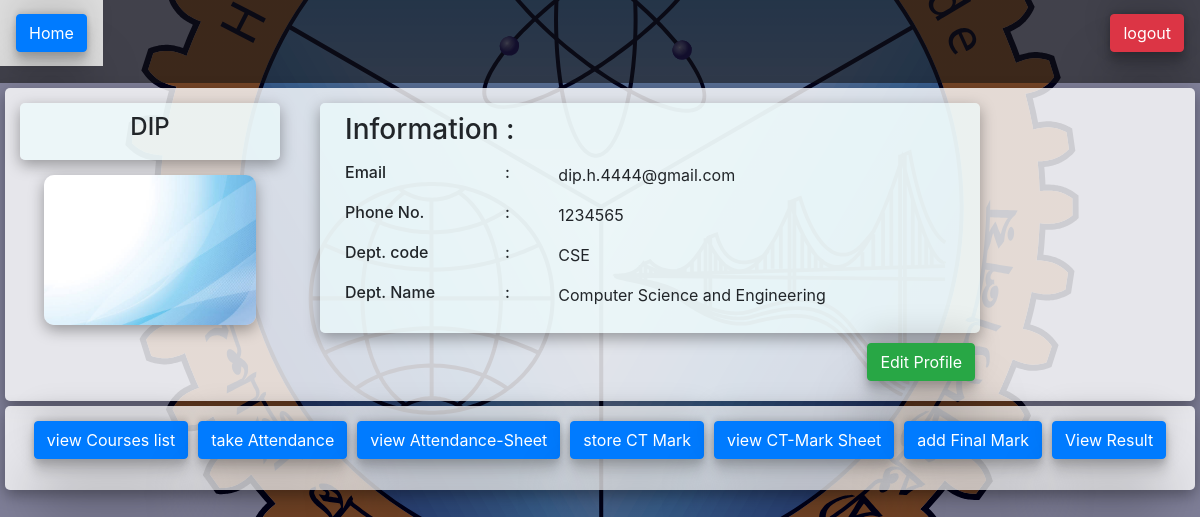
Page /teacher.php (signed in) on the committed database.
### tables this page shows
CREATE TABLE `photo` (
  `id` int(11) NOT NULL,
  `personID` int(11) NOT NULL,
  `image_url` varchar(300) NOT NULL
);

CREATE TABLE `dept` (
  `deptid` int(11) NOT NULL,
  `deptcode` varchar(10) NOT NULL,
  `deptname` varchar(100) NOT NULL
);

### teacher.php (the view, shortened to what this page needs)
<?php
require 'connect_DB.php';
$id =    $_SESSION['id'];
$dtlogin='login';
$s = "select * from $dtlogin where id=$id   ";
$r = mysqli_query($con,$s);
$v = mysqli_fetch_assoc($r);
$name=$v['name'];
$email= $v['email'];
$phone=$v['phone'];
$dtPhoto='photo';
?>
<html>
<head>
<link rel="stylesheet" type="text/css" href="https://stackpath.bootstrapcdn.com/bootstrap/4.3.1/css/bootstrap.min.css">
<link rel="stylesheet" type="text/css" href="sstyle.css">
</head>
<body>
<div class="topnav">
  <form  method='post'>
            <button type="submit" class="btn btn-primary " name="viewprofile" >Home</button>
        </form>
    <a class="split" href="logout.php"><button class="btn btn-danger ">logout</button> </a>
</div>
<div id="profileid" >
<div class="list">
    <div class="row">
            <div class="col-sm-3">
                <div class="minibox">
                    <div class="d-flex justify-content-center">
                        <p><h4><?php echo $name ?></h4></p>
                    </div>
                </div>
                    <?php
                    $sql = "SELECT * FROM $dtPhoto WHERE personID=$id ORDER BY id DESC";
                    $res = mysqli_query($con,  $sql);
                    if (mysqli_num_rows($res) != 0) {
          	            $image = mysqli_fetch_assoc($res)
                            ?>
                            <div class="d-flex justify-content-center" >
             	                <img class="profilePic"alt="Image not found"  src="uploads/<?=$image['image_url']?>"  >
                            </div>
                        <?php
                    }
                    else
                    {
                        ?>
                        <div class="d-flex justify-content-center" >
                            <img class="profilePic" alt="Image not found"  src="uploads/blank.webp"  >
                        </div>
                   <?php
                    }
                    ?>
            </div>
            <div class="col-sm-7">
                <div class="minibox">
                <div class="container"  >
                    <h3><p>Information :  </p></h3>
                        <div class="row">
                            <div class="col-sm-3" >
                            <h6><p>Email  </p></h6>
                            </div>
                            <div class="col-sm-1" >
                            <h6><p>:</p></h6>
                            </div>
                            <div class="col-sm-8" >
                            <p>   <?php echo $email ;?></p>
                            </div>
                        </div>
                        <div class="row">
                            <div class="col-sm-3" >
                            <h6><p>Phone No.  </p></h6>
                            </div>
                            <div class="col-sm-1" >
                            <h6><p>:</p></h6>
                            </div>
                            <div class="col-sm-8" >
                            <p> <?php echo $phone; ?></p>
                            </div>
                        </div>
                        <div class="row">
                        <div class="col-sm-3" >
                        <h6><p>Dept. code  </p></h6>
                        </div>
                        <div class="col-sm-1" >
                        <h6><p>:</p></h6>
                        </div>
                        <div class="col-sm-8" >
                        <p>    <?php
                        $ds = "SELECT dept.deptcode,dept.deptname FROM dept,student WHERE dept.deptid=student.deptid and student.id=$id";
                        $dr = mysqli_query($con,$ds);
                        $dv = mysqli_fetch_assoc($dr);
                        $deptcode=$dv['deptcode'];
                        echo $deptcode;
                        ?></p>
                        </div>
                    </div>
                    <div class="row">
                        <div class="col-sm-3" >
                        <h6><p>Dept. Name  </p></h6>
                        </div>
                        <div class="col-sm-1" >
                        <h6><p>:</p></h6>
                        </div>
                        <div class="col-sm-8" >
                        <p>    <?php
                        $ds = "SELECT dept.deptcode,dept.deptname FROM dept,student WHERE dept.deptid=student.deptid and student.id=$id";
                        $dr = mysqli_query($con,$ds);
                        $dv = mysqli_fetch_assoc($dr);
                        $deptname=$dv['deptname'];
                        echo $deptname;
                        ?></p>
                        </div>
                    </div>
                    </div>
                </div>
                <div class="d-flex justify-content-end" style="margin: 10px;">
                    <a href="editProfile.php"><button class="btn btn-success ">Edit Profile</button> </a>
                </div>
            </div>
            <div class="col-sm-2">
            </div>
    </div>
</div>
</div>
<div class="list" >
    <div class="d-flex justify-content-center">
    <div class="btn-group">
        <form  method='post'>
            <button type="submit" class="btn btn-primary" name="viewCourse" >view Courses list</button>
        </form>
    </div>
    <div class="btn-group">
    <form  method='post'>
                <button type="submit" class="btn btn-primary" name="attendance" >take Attendance</button>
            </form>
    </div>
    <div class="btn-group">
        <form  method='post'>
                <button type="submit" class="btn btn-primary"  name="viewAttendance" >view Attendance-Sheet</button>
            </form>
    </div>
    <div class="btn-group">
            <form  method='post'>
                <button type="submit" class="btn btn-primary" name="ctmark" >store CT Mark</button>
            </form>
        </div>
        <div class="btn-group">
            <form  method='post'>
                <button type="submit" class="btn btn-primary" name="viewCTmarks" >view CT-Mark Sheet</button>
            </form>
        </div>
        <div class="btn-group">
            <form  method='post'>
                <button type="submit" class="btn btn-primary" name="finalmark" >add Final Mark</button>
            </form>
        </div>
        <div class="btn-group">
            <form  method='post'>
                <button type="submit" class="btn btn-primary" name="viewResult" >View Result</button>
            </form>
        </div>
    </div>
    </div>
</body>
</html>

### sstyle.css (style rules this page uses)
body { background: linear-gradient(rgba(0, 0, 50, 0.5), rgba(0, 0, 50, 0.5)), url(img.svg); background-size: cover; background-position: center; }
.list { float: none; margin: 5px; background: rgba(255, 255, 255, 0.803); padding: 10px; border-radius: 5px; min-width: max-content; box-shadow: rgba(0, 0, 0, 0.35) 0px 5px 15px; }
.btn-group { margin: 5px; }
.minibox { margin: 5px; padding: 10px; border-radius: 5px; background-color: rgba(240, 255, 255, 0.642); box-shadow: rgba(0, 0, 0, 0.35) 0px 5px 15px; }
img { height: 300px; object-fit: contain; border-radius: 10px; box-shadow: 5px black; box-shadow: rgba(0, 0, 0, 0.35) 0px 5px 15px; margin: 10px; }
.profilePic { height: 150px; object-fit: contain; border-radius: 10px; margin: 10px; box-shadow: rgba(0, 0, 0, 0.35) 0px 5px 15px; }
.btn { box-shadow: rgba(0, 0, 0, 0.25) 0px 54px 55px, rgba(0, 0, 0, 0.12) 0px -12px 30px, rgba(0, 0, 0, 0.12) 0px 4px 6px, rgba(0, 0, 0, 0.17) 0px 12px 13px, rgba(0, 0, 0, 0.09) 0px -3px 5px; }
.topnav { background: rgba(18, 18, 18, 0.569); overflow: hidden; }
.topnav form { float: left; color: #f2f2f2; text-align: center; padding: 14px 16px; text-decoration: none; font-size: 17px; }
.topnav a { float: left; color: #f2f2f2; text-align: center; padding: 14px 16px; text-decoration: none; font-size: 17px; }
.topnav a.split { float: right; }

### rows in the picture
photo: image_url (picture)
dept: deptcode "CSE", deptname "Computer Science and Engineering"

### other values in the picture
$name "DIP"
$email "dip.h.4444@gmail.com"
$phone "1234565"
